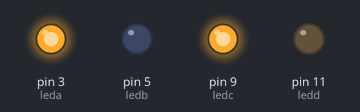
The sketch below on a simulated Arduino Uno, built with avr-gcc and run on an emulated ATmega328P. Shown: output pins drawn as LEDs (lit = HIGH).

Above: at 0.2 s.
At 1.7 s:
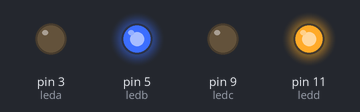
Timing chart, 0 to 3.0 s (numbered marks = the images above):
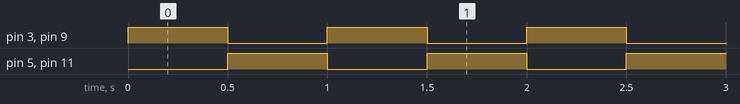

Measured:
- by itself, pin 3 (leda), pin 5 (ledb), pin 9 (ledc), pin 11 (ledd): alternates HIGH for 0.50 s and LOW for 0.50 s

The sketch:

DAY5_ALTERNATE_LED_BLINK.ino
```cpp
int leda = 3;
int ledb = 5;
int ledc = 9;
int ledd = 11;
void setup() {
  pinMode(leda,OUTPUT);
  pinMode(ledb,OUTPUT);
  pinMode(ledc,OUTPUT);
  pinMode(ledd,OUTPUT);
}

void loop() {
  digitalWrite(leda,HIGH);
  digitalWrite(ledc,HIGH);
  digitalWrite(ledb,LOW);
  digitalWrite(ledd,LOW);
  delay(500);

  digitalWrite(leda,LOW);
  digitalWrite(ledc,LOW);
  digitalWrite(ledb,HIGH);
  digitalWrite(ledd,HIGH);
  delay(500);
}
```
